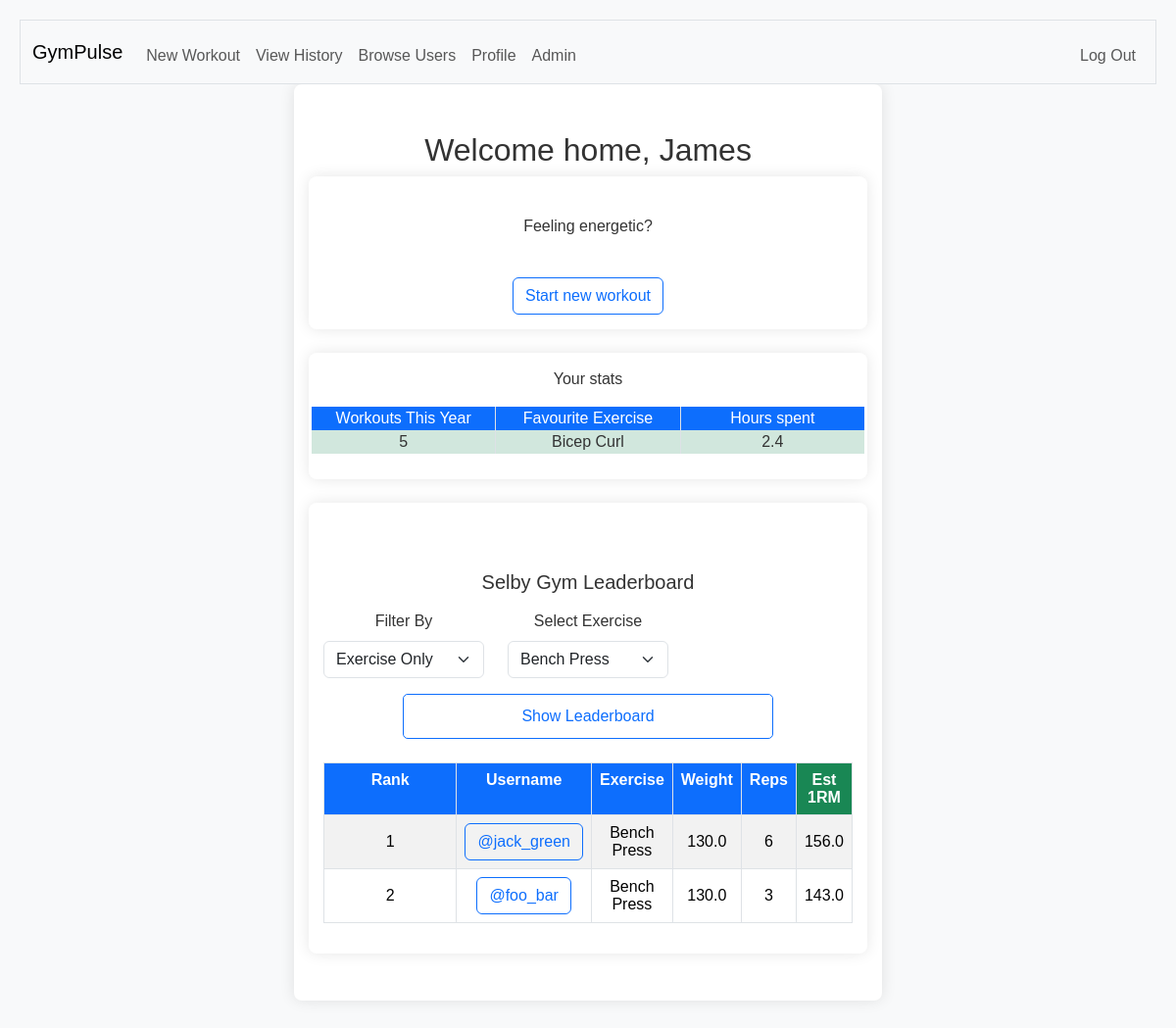
Screenshot of / (signed in) with the database file from the repository.
### tables this page shows
CREATE TABLE "users" (
    id INTEGER PRIMARY KEY,
    first_name TEXT NOT NULL,
    last_name TEXT NOT NULL,
    email TEXT NOT NULL,
    hashed_pw TEXT NOT NULL,
    dob TEXT NOT NULL,
    timestamp TIMESTAMP DEFAULT CURRENT_TIMESTAMP,
    username TEXT UNIQUE NOT NULL,
    gym_id INTEGER, is_admin BIT DEFAULT 0,
    FOREIGN KEY (gym_id) REFERENCES gyms(id)
);

CREATE TABLE exercises (
    id INTEGER PRIMARY KEY,
    primary_muscles_id INTEGER,
    secondary_muscles_id INTEGER,
    instructions TEXT,
    level TEXT, name TEXT,
    FOREIGN KEY (primary_muscles_id) REFERENCES muscles(id),
    FOREIGN KEY (secondary_muscles_id) REFERENCES muscles(id)
);

CREATE TABLE gyms (
    id INTEGER PRIMARY KEY AUTOINCREMENT,
    name TEXT NOT NULL UNIQUE,
    location TEXT
);

CREATE TABLE sets (
    id INTEGER PRIMARY KEY AUTOINCREMENT,
    workout_id INTEGER NOT NULL,
    exercise_id INTEGER NOT NULL,
    set_number INTEGER NOT NULL,
    reps INTEGER NOT NULL,
    weight REAL,
    notes TEXT,
    created_at DATETIME DEFAULT CURRENT_TIMESTAMP,
    FOREIGN KEY (workout_id) REFERENCES workouts(id) ON DELETE CASCADE,
    FOREIGN KEY (exercise_id) REFERENCES exercises(id)
);

### app.py (the view, shortened to what this page needs)
@app.route("/", methods=["GET", "POST"])
@login_required
def index():
    activeWorkout = bool(session.get("workout_id"))
    user = loadUser()
    print(user)
    exercises = loadExercises()
    if request.method == "GET":
        leaderboard = loadLeaderboard({"exercise_id": 1})
        return render_template(
            "index.html",
            user=user,
            activeWorkout=activeWorkout,
            exercises=exercises,
            leaderboard=leaderboard,
            selected=1,
            name="",
            filter_type="exercise"
        )

### helpers.py (called while the page is built)
def get_db():
    if "db" not in g:
        g.db = sqlite3.connect("gym.db")
        g.db.row_factory = sqlite3.Row
    return g.db

def login_required(f):
  @wraps(f)
  def decorated_function(*args, **kwargs):
    if session.get("user_id") is None:
      return redirect("/login")
    return f(*args, **kwargs)
  return decorated_function

def loadExercises():
  db = get_db()
  cursor = db.execute("SELECT * FROM exercises").fetchall()
  return [dict(row) for row in cursor]

### templates/index.html (shortened to what this page needs)
<div id="main">
{% extends "layout.html" %}
{% block main %}
<h2 class="h2">Welcome home, {{ user.first_name }}</h2>
<div class="container container-fluid">
    <p class="p-md-4">
        Feeling energetic?
    </p>
    <a href="/workout">
        <button id="new_workout_btn" class="btn btn-outline-primary">
            {% if activeWorkout %}
            Continue workout
            {% else %}
            Start new workout
            {% endif %}
        </button>
    </a>
</div>
<div class="container mt-4">
    <p>Your stats</p>
    <div class="row border-1">
        <div class="col text-bg-primary text-center border-end">Workouts This Year</div>
        <div class="col text-bg-primary text-center border-end">Favourite Exercise</div>
        <div class="col text-bg-primary text-center">Hours spent</div>
        <div class="col bg-success-subtle d-flex justify-content-center align-items-center border-end">{{ user.count }}</div>
        <div class="col bg-success-subtle d-flex justify-content-center align-items-center border-end">{{ user.favourite }}</div>
        <div class="col bg-success-subtle d-flex justify-content-center align-items-center">{{ user.duration }}</div>
    </div>
</div>
<div class="container mt-4">
    <p class="h5 text-center mb-3">{{ user.name }} Leaderboard</p>
    <form action="/" method="post" class="mb-4">
        <div class="row">
            <div class="col-md-4">
                <label for="filter_select" class="form-label">Filter By</label>
                <select id="filter_select" name="filter_type" class="form-select" onchange="toggleUserSearchInput()">
                    {% if filter_type == 'exercise' %}
                        <option value="exercise" selected>Exercise Only</option>
                    {% else %}
                        <option value="exercise">Exercise Only</option>
                        <option value="exercise_and_name" selected>Exercise + User</option>
                    {% endif %}
                </select>
            </div>
            <div class="col-md-4">
                <label for="exercise_select" class="form-label">Select Exercise</label>
                <select id="exercise_select" name="exercise_id" class="form-select">
                    {% for exercise in exercises %}
                        {% if selected == exercise.id %}
                            <option value="{{ exercise.id }}" selected>{{ exercise.name }}</option>
                        {% else %}
                            <option value="{{ exercise.id }}">{{ exercise.name }}</option>
                        {% endif %}
                    {% endfor %}
                </select>
            </div>
        </div>
        <div class="row mt-3">
            <div class="col-12">
                <button type="submit" class="btn btn-outline-primary" style="background-color: transparent;">Show Leaderboard</button>
            </div>
        </div>
    </form>
    <div class="table-responsive">
        <table class="table table-bordered table-striped text-center align-middle">
            <thead>
                <tr>
                    <th class="table text-bg-primary">Rank</th>
                    <th class="table text-bg-primary">Username</th>
                    <th class="table text-bg-primary">Exercise</th>
                    <th class="table text-bg-primary">Weight</th>
                    <th class="table text-bg-primary">Reps</th>
                    <th class="table text-bg-success">Est 1RM</th>
                </tr>
            </thead>
            <tbody>
                {% for leader in leaderboard %}
                <tr>
                    <td>{{ leader.rank }}</td>
                    <td><button id="{{leader.id}}" class="btn btn-outline-primary">@{{ leader.username }}</button></td>
                    <td>{{ leader.name }}</td>
                    <td>{{ leader.weight }}</td>
                    <td>{{ leader.reps }}</td>
                    <td>{{leader.estimated_1RM}}</td>
                </tr>
                {% endfor %}
            </tbody>
        </table>
    </div>
</div>
{% endblock %}

### templates/layout.html (shortened to what this page needs)
<!DOCTYPE html>
<html lang="en">
    <head>
        <link href="https://cdn.jsdelivr.net/npm/bootstrap@5.3.3/dist/css/bootstrap.min.css" rel="stylesheet">
        <link href="/static/styles.css" rel="stylesheet">
    </head>
    <body>
        <nav class="bg-light border navbar navbar-expand-md navbar-light">
            <div class="container-fluid">
                <a class="navbar-brand" href="/"><span class="blue">Gym</span><span class="black">Pulse</span></a>
                <div class="collapse navbar-collapse" id="navbar">
                    {% if session["user_id"] %}
                        <ul class="navbar-nav me-auto mt-2">
                            <li class="nav-item"><a class="nav-link" href="/workout">New Workout</a></li>
                            <li class="nav-item"><a class="nav-link" href="/history">View History</a></li>
                            <li class="nav-item"><a class="nav-link" href="/browse_profiles">Browse Users</a></li>
                            <li class="nav-item"><a class="nav-link" href="/profile">Profile</a></li>
                            {% if session["is_admin"] == true %}
                            <li class="nav-item"><a class="nav-link" href="/admin">Admin</a></li>
                            {% endif %}
                        </ul>
                        <ul class="navbar-nav ms-auto mt-2">
                            <li class="nav-item"><a class="nav-link" href="/logout">Log Out</a></li>
                        </ul>
                    {% else %}
                        <ul class="navbar-nav ms-auto mt-2">
                            <li class="nav-item"><a class="nav-link" href="/register">Register</a></li>
                            <li class="nav-item"><a class="nav-link" href="/login">Log In</a></li>
                        </ul>
                    {% endif %}
                </div>
            </div>
        </nav>
        <main class="container py-5 text-center">
            {% block main %}{% endblock %}
        </main>
    </body>
</html>

### static/styles.css (style rules this page uses)
h2 { margin-top: 10%; }
.mb-3 { margin-top: 10%; }
* { margin: 0; padding: 0; box-sizing: border-box; }
body { font-family: Arial, sans-serif; background-color: #f8f9fa; color: #333; padding: 20px; }
h2 { font-size: 2rem; color: #333; margin-bottom: 20px; text-align: center; }
button[type="submit"] { padding: 10px 20px; font-size: 1rem; border-radius: 5px; border: none; background-color: #007bff; color: white; cursor: pointer; width: 100%; transition: background-color 0.3s; }
.container { max-width: 600px; margin: 0 auto; padding: 15px; background-color: #ffffff; border-radius: 8px; box-shadow: 0 0 15px rgba(0, 0, 0, 0.1); }
.text-center { text-align: center; }
.mt-3 { margin-top: 10px; }
.row { margin-top:2%; margin-bottom: 2%; }
form button[type="submit"].btn-outline-primary { background-color: transparent !important; border-color: #0d6efd !important; border-style: solid; border-width: 1px; color: #0d6efd !important; width: 70%; height:auto; }
button[type="submit"] { margin-top: auto; }

### rows the page displays
users: first_name "James"
exercises: favourite "Bicep Curl"
gyms: name "Selby Gym"
users: rank "1", username "jack_green", name "Bench Press", weight "130.0", reps "6", estimated_1RM "156.0"
users: rank "2", username "foo_bar", name "Bench Press", weight "130.0", reps "3", estimated_1RM "143.0"

### other values shown
{{ user.count }} "5"
{{ user.duration }} "2.4"
form field exercise_id "Bench Press"
